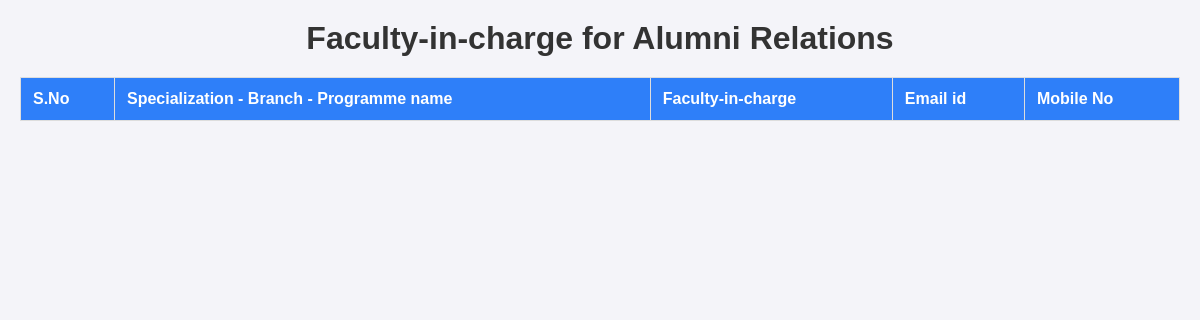
The page /coordinators/student-coordinators/ on the database as committed earlier.
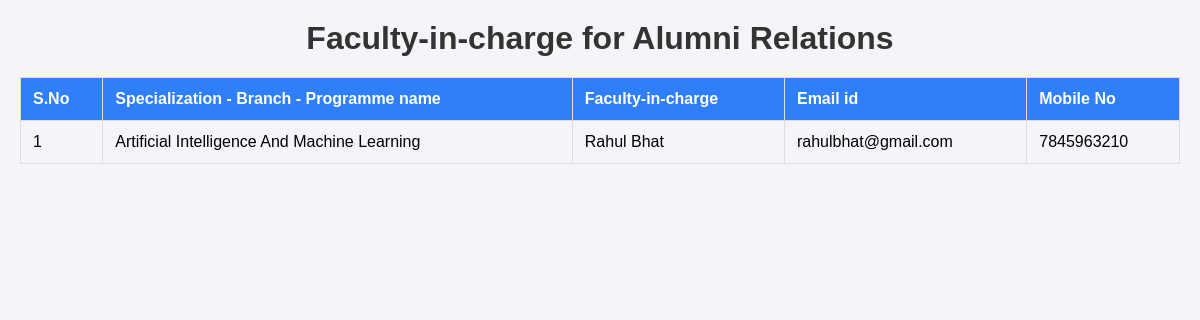
The same page on the database as committed later.
### coordinators/models.py (models this page shows, shortened)
class StudentCoordinator(models.Model):
    coordinator_id =models.AutoField(primary_key=True)
    name = models.CharField(max_length=100)  # Coordinator's name
    branch= models.CharField(max_length=100)  # Coordinator's branch (department)
    email = models.EmailField(unique=True)  # Coordinator's email address
    phone_number = models.CharField(max_length=15)  # Coordinator's phone number

### coordinators/views.py (the view)
# urls.py: path('student-coordinators/', StudentCoordinatorListView.as_view(), name='student-coordinator-list'),
class StudentCoordinatorListView(ListView):
    model = StudentCoordinator
    template_name = 'coordinators/student-coordinators.html'  # HTML template to render
    context_object_name = 'student_coordinators'  # Name of the object in the template

### coordinators/templates/coordinators/student-coordinators.html (shortened to what this page needs)
<!DOCTYPE html>
<html lang="en">
<head>
</head>
<body>
    <div class="container">
        <div class="faculty">
            <h1>Faculty-in-charge for Alumni Relations</h1>
            <div class="table-responsive">
                <table>
                    <thead>
                        <tr>
                            <th>S.No</th>
                            <th>Specialization - Branch - Programme name</th>
                            <th>Faculty-in-charge</th>
                            <th>Email id</th>
                            <th>Mobile No</th>
                        </tr>
                    </thead>
                    <tbody>
                        {% for coordinator in student_coordinators %}
                        <tr>
                            <td>{{ coordinator.coordinator_id }}</td>
                            <td>{{ coordinator.branch }}</td>
                            <td>{{ coordinator.name }}</td>
                            <td>{{ coordinator.email }}</td>
                            <td>{{ coordinator.phone_number }}</td>
                        </tr>
                        {% endfor %}
                    </tbody>
                </table>
            </div>
        </div>
    </div>
</body>
</html>

Rows that differ between the two databases and show on the page:
added StudentCoordinator: coordinator_id "1", branch "Artificial Intelligence And Machine Learning", name "Rahul Bhat", email "rahulbhat@gmail.com", phone_number "7845963210"
